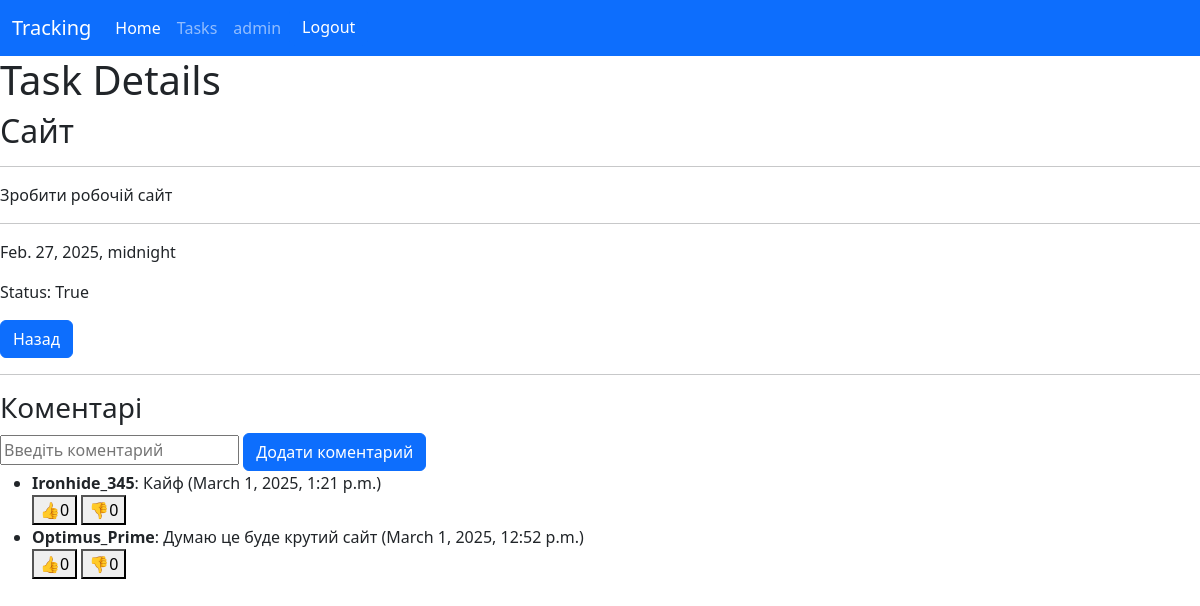
Screenshot of /task-detail/4/ (signed in) with the database file from the repository.
### tracking_system/models.py (models this page shows, shortened)
class Task(models.Model):
    user = models.ForeignKey(User, on_delete=models.CASCADE)
    title = models.CharField(max_length=200)
    start = models.DateTimeField()
    end = models.DateTimeField()
    description = models.TextField()
    status = models.BooleanField()
    prioritet = models.IntegerField()
    permission = models.BooleanField()
    class Meta:
        ordering = ['start']

class Comments(models.Model):
    text = models.TextField()
    likes = models.IntegerField(default=0)
    dislikes = models.IntegerField(default=0)
    user = models.ForeignKey(User, on_delete=models.CASCADE)
    task = models.ForeignKey(Task, on_delete=models.CASCADE, related_name='comments')
    created_at = models.DateTimeField(auto_now_add=True)
    class Meta:
        verbose_name = "Comment"
        verbose_name_plural = "Comments"
        ordering = ["-created_at"]

### tracking_system/views.py (the view)
# urls.py: path('task-detail/<int:task_id>/', views.task_detail, name='task-detail'),
def task_detail(request, task_id):
    task = Task.objects.get(id=task_id)
    comments = Comments.objects.filter(task=task)
    if request.method == 'POST':
        comment = request.POST.get('comment')
        Comments.objects.create(user=request.user, task=task, comment=comment)
        return redirect('task-detail', id=task_id)
    return render(request, template_name='tracking/task_detail.html', context={'task': task, 'comments': comments})

### templates/tracking/task_detail.html (shortened to what this page needs)
{% extends "base.html" %}
{% load static %}
{% block content %}
<h1>Task Details</h1>
<h2>{{ task.title }}</h2>
<hr>
<p>{{ task.description }}</p>
<hr>
<p>{{ task.start }}</p>
<p>Status: {{ task.status }}</p>
<a class="btn btn-primary" href="{% url 'index' %}">Назад</a>
<hr>
<h3>Коментарі</h3>
{% if  request.user.is_authenticated %}
    <form id="comment-form" method="POST" action="{% url 'task-comment' task.id %}">
        <input type="text" id="comment-text" name="text" placeholder="Введіть коментарий">
        <button class="btn btn-primary" type="submit">Додати коментарий</button>
    </form>
{% else %}
    <p>Треба авторизуватись, щоб створити коментарі</p>
    <a href="{% url 'login' %}">Авторизуватись</a>
{% endif %}
<ul id="comment-list">
    {% for comment in task.comments.all %}
      <li>
        <strong>{{ comment.user.username }}</strong>: {{comment.text}} ({{ comment.created_at }})
        <br>
        <button class="like-btn" data-comment-id="{{ comment.id }}" data-task-id="{{ task.id }}">👍<span id="like-count-{{ comment.id }}">{{ comment.likes }}</span></button>
        <button class="dislike-btn" data-comment-id="{{ comment.id }}" data-task-id="{{ task.id }}">👎<span id="dislike-count-{{ comment.id }}" >{{ comment.dislikes }}</span></button>
    </li>
    {% endfor %}
</ul>
{% endblock %}

### templates/base.html (shortened to what this page needs)
<!DOCTYPE html>
<html lang="en">
<head>
    <link href="https://cdn.jsdelivr.net/npm/bootstrap@5.3.3/dist/css/bootstrap.min.css" rel="stylesheet">
</head>
<body>
    <nav class="navbar navbar-expand-lg bg-primary" data-bs-theme="dark">
        <div class="container-fluid">
            <a class="navbar-brand" href="{% url 'index' %}">Tracking</a>
            <div class="collapse navbar-collapse" id="navbarNavAltMarkup">
                <div class="navbar-nav">
                    <a class="nav-link active" aria-current="page" href="{% url 'index' %}">Home</a>
                    <a class="nav-link" href="{% url 'task' %}">Tasks</a>
                    {% if  request.user.is_authenticated %}
                        <a class="nav-link" href="{% url 'user' %}"> {{user.username}} </a>
                        <form action="{% url 'logout' %}" method="post">
                            <button type="submit" class="btn btn-primary">Logout</button>
                        </form>
                    {% else %}
                        <a class="nav-link" href="{% url 'login' %}">Login</a>
                    {% endif %}
                </div>
            </div>
        </div>
    </nav>
    {% load static %}
    {% block content %}
    {% endblock %}
</body>
</html>

### rows the page displays
Task: title "Сайт", description "Зробити робочій сайт", start "Feb. 27, 2025, midnight", status "True"
Comments: user.username "Ironhide_345", text "Кайф", created_at "March 1, 2025, 1:21 p.m.", likes "0", dislikes "0"
Comments: user.username "Optimus_Prime", text "Думаю це буде крутий сайт", created_at "March 1, 2025, 12:52 p.m.", likes "0", dislikes "0"

### other values shown
{{ user.username }} "admin"
